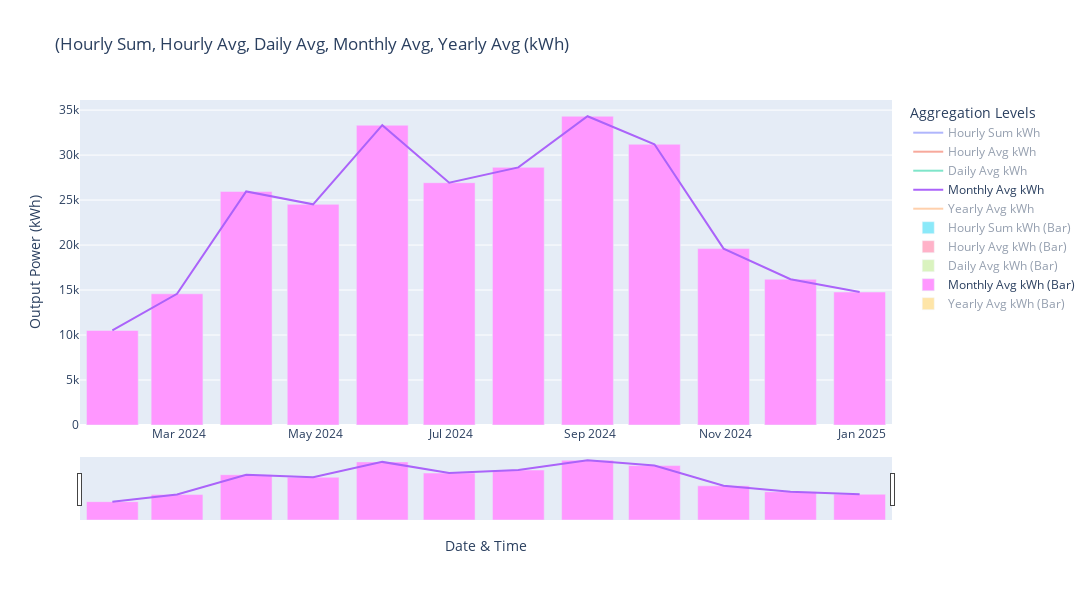

Notebook source saved alongside this figure:
### Code cell
import pandas as pd
import plotly.graph_objects as go

file_path = "grid.csv"
df = pd.read_csv(file_path)

df['DateTime'] = pd.to_datetime(df['Date'] + ' ' + df['Time'])

df.set_index('DateTime', inplace=True)
df_5min_sum = df['Output_power_kW'].resample('5min').sum()
hourly_sum = df_5min_sum.resample('h').sum()

hourly_avg = hourly_sum.resample('h').mean() / 12

daily_avg = hourly_avg.resample('D').sum()

monthly_avg = daily_avg.resample('ME').sum()

yearly_avg = monthly_avg.resample('YE').sum()
aggregated_data = pd.DataFrame({
    'Hourly Sum': hourly_sum,
    'Hourly Avg': hourly_avg,
    'Daily Avg': daily_avg,
    'Monthly Avg': monthly_avg,
    'Yearly Avg': yearly_avg
}).reset_index()

fig = go.Figure(layout=go.Layout(height=600, width=1100))


fig.add_trace(go.Scatter(x=hourly_sum.index, y=hourly_sum, mode='lines', name='Hourly Sum kWh'))
fig.add_trace(go.Scatter(x=hourly_avg.index, y=hourly_avg, mode='lines', name='Hourly Avg kWh'))
fig.add_trace(go.Scatter(x=daily_avg.index, y=daily_avg, mode='lines', name='Daily Avg kWh'))
fig.add_trace(go.Scatter(x=monthly_avg.index, y=monthly_avg, mode='lines', name='Monthly Avg kWh'))
fig.add_trace(go.Scatter(x=yearly_avg.index, y=yearly_avg, mode='lines', name='Yearly Avg kWh'))

fig.add_trace(go.Bar(x=hourly_sum.index, y=hourly_sum, name='Hourly Sum kWh (Bar)'))
fig.add_trace(go.Bar(x=hourly_avg.index, y=hourly_avg, name='Hourly Avg kWh (Bar)'))
fig.add_trace(go.Bar(x=daily_avg.index, y=daily_avg, name='Daily Avg kWh (Bar)'))
fig.add_trace(go.Bar(x=monthly_avg.index, y=monthly_avg, name='Monthly Avg kWh (Bar)'))
fig.add_trace(go.Bar(x=yearly_avg.index, y=yearly_avg, name='Yearly Avg kWh (Bar)'))

fig.update_layout(
    title="(Hourly Sum, Hourly Avg, Daily Avg, Monthly Avg, Yearly Avg (kWh)",
    xaxis_title="Date & Time",
    yaxis_title="Output Power (kWh)",
    barmode='overlay',
    legend_title="Aggregation Levels",
    xaxis_rangeslider_visible=True
)

fig.show()

aggregated_data.to_csv("averaged_data.csv", index=False)

### Figure 1 — Plotly figure (JSON) as saved in the notebook; plotly's stock layout.template omitted (floating-point values rounded to 4 significant figures; data arrays with more than 128 entries replaced by an {"elided": "..."} marker saying what was removed)
{"data": [{"mode": "lines", "name": "Hourly Sum kWh", "type": "scatter", "visible": "legendonly", "x": {"elided": "8784 str values"}, "y": {"elided": "8784 int values"}}, {"mode": "lines", "name": "Hourly Avg kWh", "type": "scatter", "visible": "legendonly", "x": {"elided": "8784 str values"}, "y": {"elided": "8784 float values"}}, {"mode": "lines", "name": "Daily Avg kWh", "type": "scatter", "visible": "legendonly", "x": {"elided": "366 str values"}, "y": {"elided": "366 float values"}}, {"mode": "lines", "name": "Monthly Avg kWh", "type": "scatter", "visible": true, "x": ["2024-01-31T00:00:00", "2024-02-29T00:00:00", "2024-03-31T00:00:00", "2024-04-30T00:00:00", "2024-05-31T00:00:00", "2024-06-30T00:00:00", "2024-07-31T00:00:00", "2024-08-31T00:00:00", "2024-09-30T00:00:00", "2024-10-31T00:00:00", "2024-11-30T00:00:00", "2024-12-31T00:00:00"], "y": [10510.0, 14580.0, 25960.0, 24520.0, 33320.0, 26930.0, 28640.0, 34320.0, 31200.0, 19610.0, 16200.0, 14780.0]}, {"mode": "lines", "name": "Yearly Avg kWh", "type": "scatter", "visible": "legendonly", "x": ["2024-12-31T00:00:00"], "y": [280600.0]}, {"name": "Hourly Sum kWh (Bar)", "type": "bar", "visible": "legendonly", "x": {"elided": "8784 str values"}, "y": {"elided": "8784 int values"}}, {"name": "Hourly Avg kWh (Bar)", "type": "bar", "visible": "legendonly", "x": {"elided": "8784 str values"}, "y": {"elided": "8784 float values"}}, {"name": "Daily Avg kWh (Bar)", "type": "bar", "visible": "legendonly", "x": {"elided": "366 str values"}, "y": {"elided": "366 float values"}}, {"name": "Monthly Avg kWh (Bar)", "type": "bar", "visible": true, "x": ["2024-01-31T00:00:00", "2024-02-29T00:00:00", "2024-03-31T00:00:00", "2024-04-30T00:00:00", "2024-05-31T00:00:00", "2024-06-30T00:00:00", "2024-07-31T00:00:00", "2024-08-31T00:00:00", "2024-09-30T00:00:00", "2024-10-31T00:00:00", "2024-11-30T00:00:00", "2024-12-31T00:00:00"], "y": [10510.0, 14580.0, 25960.0, 24520.0, 33320.0, 26930.0, 28640.0, 34320.0, 31200.0, 19610.0, 16200.0, 14780.0]}, {"name": "Yearly Avg kWh (Bar)", "type": "bar", "visible": "legendonly", "x": ["2024-12-31T00:00:00"], "y": [280600.0]}], "layout": {"barmode": "overlay", "height": 600, "legend": {"title": {"text": "Aggregation Levels"}}, "title": {"text": "(Hourly Sum, Hourly Avg, Daily Avg, Monthly Avg, Yearly Avg (kWh)"}, "width": 1100, "xaxis": {"autorange": true, "range": ["2024-01-16 12:00", "2025-01-14 12:00"], "rangeslider": {"autorange": true, "range": ["2024-01-16 12:00", "2025-01-14 12:00"], "visible": true, "yaxis": {"_template": null, "rangemode": "match"}}, "title": {"text": "Date & Time"}, "type": "date"}, "yaxis": {"autorange": true, "range": [0, 36120.0], "title": {"text": "Output Power (kWh)"}, "type": "linear"}}}
